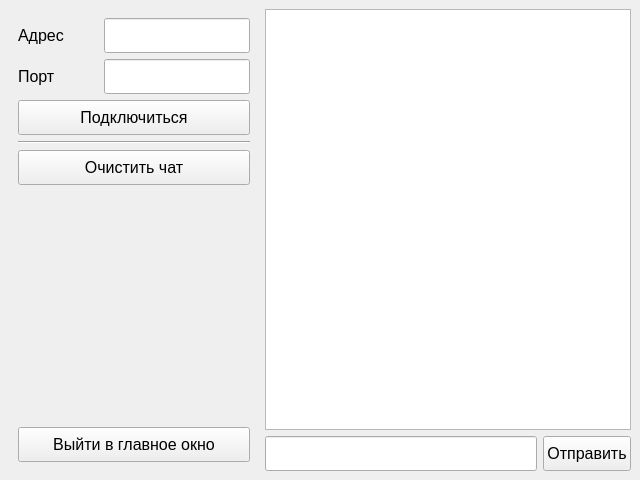
<?xml version="1.0" encoding="UTF-8"?>
<ui version="4.0">
 <class>ClientWindow</class>
 <widget class="QMainWindow" name="ClientWindow">
  <property name="geometry">
   <rect>
    <x>0</x>
    <y>0</y>
    <width>640</width>
    <height>480</height>
   </rect>
  </property>
  <property name="font">
   <font>
    <pointsize>12</pointsize>
   </font>
  </property>
  <property name="windowTitle">
   <string>MainWindow</string>
  </property>
  <widget class="QWidget" name="centralwidget">
   <layout class="QHBoxLayout" name="horizontalLayout_2">
    <item>
     <widget class="QWidget" name="verticalLayoutConnection" native="true">
      <property name="maximumSize">
       <size>
        <width>250</width>
        <height>16777215</height>
       </size>
      </property>
      <layout class="QVBoxLayout" name="verticalLayout">
       <item>
        <layout class="QHBoxLayout" name="horizontalLayoutAddress">
         <item>
          <widget class="QLabel" name="labelAddress">
           <property name="minimumSize">
            <size>
             <width>80</width>
             <height>35</height>
            </size>
           </property>
           <property name="text">
            <string>Адрес</string>
           </property>
          </widget>
         </item>
         <item>
          <widget class="QLineEdit" name="lineEditAddress">
           <property name="minimumSize">
            <size>
             <width>0</width>
             <height>35</height>
            </size>
           </property>
          </widget>
         </item>
        </layout>
       </item>
       <item>
        <layout class="QHBoxLayout" name="horizontalLayoutPort">
         <item>
          <widget class="QLabel" name="labelPort">
           <property name="minimumSize">
            <size>
             <width>80</width>
             <height>35</height>
            </size>
           </property>
           <property name="text">
            <string>Порт</string>
           </property>
          </widget>
         </item>
         <item>
          <widget class="QLineEdit" name="lineEditPort">
           <property name="minimumSize">
            <size>
             <width>0</width>
             <height>35</height>
            </size>
           </property>
          </widget>
         </item>
        </layout>
       </item>
       <item>
        <widget class="QPushButton" name="pushButtonConnect">
         <property name="minimumSize">
          <size>
           <width>0</width>
           <height>35</height>
          </size>
         </property>
         <property name="text">
          <string>Подключиться</string>
         </property>
        </widget>
       </item>
       <item>
        <widget class="Line" name="line">
         <property name="orientation">
          <enum>Qt::Horizontal</enum>
         </property>
        </widget>
       </item>
       <item>
        <widget class="QPushButton" name="pushButtonClear">
         <property name="minimumSize">
          <size>
           <width>0</width>
           <height>35</height>
          </size>
         </property>
         <property name="text">
          <string>Очистить чат</string>
         </property>
        </widget>
       </item>
       <item>
        <spacer name="verticalSpacer">
         <property name="orientation">
          <enum>Qt::Vertical</enum>
         </property>
         <property name="sizeHint" stdset="0">
          <size>
           <width>20</width>
           <height>40</height>
          </size>
         </property>
        </spacer>
       </item>
       <item>
        <widget class="QPushButton" name="pushButtonLeave">
         <property name="minimumSize">
          <size>
           <width>0</width>
           <height>35</height>
          </size>
         </property>
         <property name="text">
          <string>Выйти в главное окно</string>
         </property>
        </widget>
       </item>
      </layout>
     </widget>
    </item>
    <item>
     <layout class="QVBoxLayout" name="verticalLayoutChat">
      <item>
       <widget class="QTextEdit" name="textEditChat">
        <property name="readOnly">
         <bool>true</bool>
        </property>
       </widget>
      </item>
      <item>
       <layout class="QHBoxLayout" name="horizontalLayoutMessage">
        <item>
         <widget class="QLineEdit" name="lineEditMessage">
          <property name="minimumSize">
           <size>
            <width>0</width>
            <height>35</height>
           </size>
          </property>
         </widget>
        </item>
        <item>
         <widget class="QPushButton" name="pushButtonSend">
          <property name="minimumSize">
           <size>
            <width>0</width>
            <height>35</height>
           </size>
          </property>
          <property name="text">
           <string>Отправить</string>
          </property>
          <property name="icon">
           <iconset theme="go-up-symbolic"/>
          </property>
         </widget>
        </item>
       </layout>
      </item>
     </layout>
    </item>
   </layout>
  </widget>
 </widget>
 <tabstops>
  <tabstop>lineEditAddress</tabstop>
  <tabstop>lineEditPort</tabstop>
  <tabstop>pushButtonConnect</tabstop>
  <tabstop>textEditChat</tabstop>
 </tabstops>
 <resources/>
 <connections/>
</ui>
